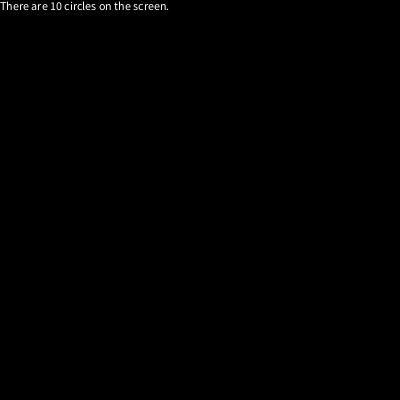
Frame 1 (no input)
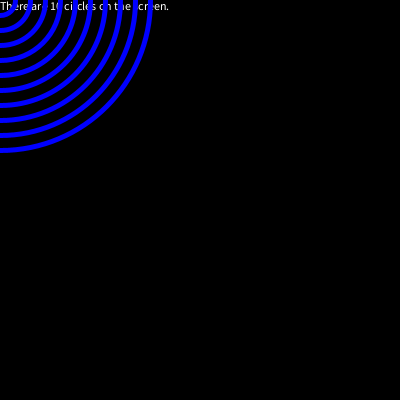
Frame 60 (the mouse pressed at the canvas centre just before this capture)
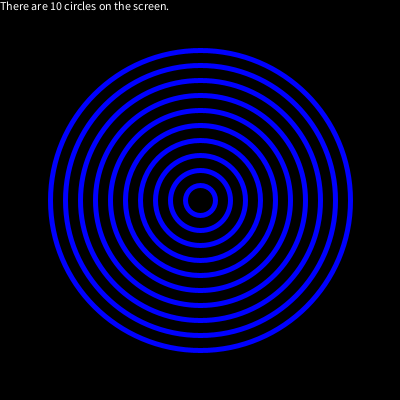
Frame 120 (the mouse held since frame 60 and released just before this capture)

The Processing sketch that drew these frames (run headless with seeded random() and noise(); from frame 60 on, the mouse is pressed at the canvas centre):

// Processing sketch: circles_disapeering_good
// ── circles_disapeering_good.pde
ArrayList shapes;
int limit = 10;
float r = 0;
float g = 0;
float b = 255;
  
void setup(){
  //fullScreen();
  size(400,400);
  shapes = new ArrayList();
}

 void keyPressed(){
    if (key=='='||key=='+'){
      limit+=1;
    }else if (key=='_'||key=='-'){
      limit-=1;
      if(limit<0){
        limit = 0;
      }
    }else if (key==' '){
        r = (random(255)+40);
        g = (random(255)+40);
        b = (random(255)+40);
      }
 }
 
 
void draw(){
    background(0);
    text("There are "+ limit + " circles on the screen.",0,10);
    shapes.add(new Shape());
  for (int i=0; i<shapes.size(); i++) {
    Shape s = (Shape) shapes.get(i);
    s.run();
    if (s.t > limit){
    shapes.remove(i);
    }
  }
}

class Shape{
  float xPosition;
  float yPosition;
  float opacity;
  float sSize = 30;
  int t = 0;
  Shape() {
    xPosition = mouseX;
    yPosition = mouseY;
  }
  
  void run(){
    t+=1;
    sSize+=-30;
    stroke(r,g,b);
    strokeWeight(5);
    noFill();
    ellipse(xPosition,yPosition, sSize, sSize);
  }
}
